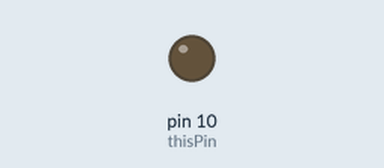
The sketch below on a simulated Arduino Uno, built with avr-gcc and run on an emulated ATmega328P. Shown: output pins drawn as LEDs (lit = HIGH).

Above: at 0.15 s.
Timing chart, 0 to 1.6 s (numbered marks = the images above):
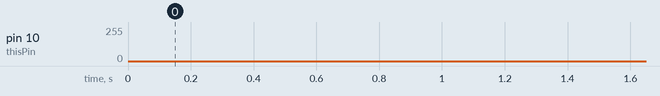

The sketch:

AnalogWrite.ino
```cpp
int thisPin = 10;
void setup() {
  pinMode(thisPin, OUTPUT);
}
void loop() {
  for (int brightness = 0; brightness < 255; brightness++) {
    analogWrite(thisPin, brightness);
    delay(2);
  }
  // fade the LED on thisPin from brithstest to off:
  for (int brightness = 255; brightness >= 0; brightness--) {
    analogWrite(thisPin, brightness);
    delay(1);
  }
  delay(500);
}
```
